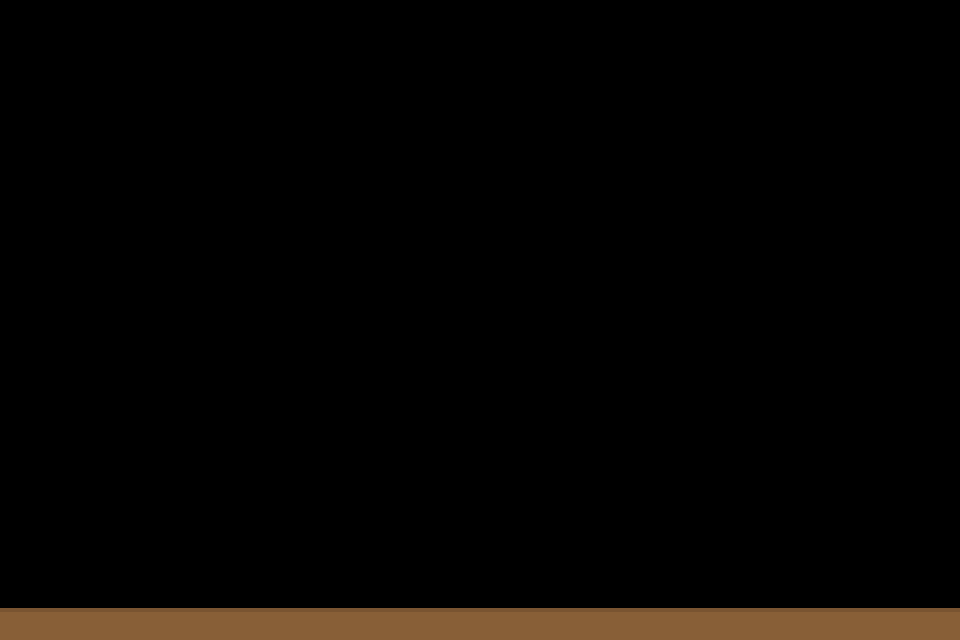

The image is a tile-based game level rendered from a .tmx file. Its description and complete source (layers, tilesets, objects, tile grids) follow:
An orthogonal 30x20 tile map with 32x32 px tiles, 1 tile layer (platforms) and 5 objects (playerSpawn).

<map version="1.10" tiledversion="1.10.2" orientation="orthogonal" renderorder="right-down" width="30" height="20" tilewidth="32" tileheight="32" infinite="0" nextlayerid="7" nextobjectid="26">
 <tileset firstgid="1" name="interiorTiles" tilewidth="32" tileheight="32" tilecount="15" columns="3">
  <image source="interiorTiles.png" width="96" height="160" />
 </tileset>
 <layer id="4" name="platforms" width="30" height="20">
  <data encoding="csv">
0,0,0,0,0,0,0,0,0,0,0,0,0,0,0,0,0,0,0,0,0,0,0,0,0,0,0,0,0,0,
0,0,0,0,0,0,0,0,0,0,0,0,0,0,0,0,0,0,0,0,0,0,0,0,0,0,0,0,0,0,
0,0,0,0,0,0,0,0,0,0,0,0,0,0,0,0,0,0,0,0,0,0,0,0,0,0,0,0,0,0,
0,0,0,0,0,0,0,0,0,0,0,0,0,0,0,0,0,0,0,0,0,0,0,0,0,0,0,0,0,0,
0,0,0,0,0,0,0,0,0,0,0,0,0,0,0,0,0,0,0,0,0,0,0,0,0,0,0,0,0,0,
0,0,0,0,0,0,0,0,0,0,0,0,0,0,0,0,0,0,0,0,0,0,0,0,0,0,0,0,0,0,
0,0,0,0,0,0,0,0,0,0,0,0,0,0,0,0,0,0,0,0,0,0,0,0,0,0,0,0,0,0,
0,0,0,0,0,0,0,0,0,0,0,0,0,0,0,0,0,0,0,0,0,0,0,0,0,0,0,0,0,0,
0,0,0,0,0,0,0,0,0,0,0,0,0,0,0,0,0,0,0,0,0,0,0,0,0,0,0,0,0,0,
0,0,0,0,0,0,0,0,0,0,0,0,0,0,0,0,0,0,0,0,0,0,0,0,0,0,0,0,0,0,
0,0,0,0,0,0,0,0,0,0,0,0,0,0,0,0,0,0,0,0,0,0,0,0,0,0,0,0,0,0,
0,0,0,0,0,0,0,0,0,0,0,0,0,0,0,0,0,0,0,0,0,0,0,0,0,0,0,0,0,0,
0,0,0,0,0,0,0,0,0,0,0,0,0,0,0,0,0,0,0,0,0,0,0,0,0,0,0,0,0,0,
0,0,0,0,0,0,0,0,0,0,0,0,0,0,0,0,0,0,0,0,0,0,0,0,0,0,0,0,0,0,
0,0,0,0,0,0,0,0,0,0,0,0,0,0,0,0,0,0,0,0,0,0,0,0,0,0,0,0,0,0,
0,0,0,0,0,0,0,0,0,0,0,0,0,0,0,0,0,0,0,0,0,0,0,0,0,0,0,0,0,0,
0,0,0,0,0,0,0,0,0,0,0,0,0,0,0,0,0,0,0,0,0,0,0,0,0,0,0,0,0,0,
0,0,0,0,0,0,0,0,0,0,0,0,0,0,0,0,0,0,0,0,0,0,0,0,0,0,0,0,0,0,
0,0,0,0,0,0,0,0,0,0,0,0,0,0,0,0,0,0,0,0,0,0,0,0,0,0,0,0,0,0,
3,3,3,3,3,3,3,3,3,3,3,3,3,3,3,3,3,3,3,3,3,3,3,3,3,3,3,3,3,3
</data>
 </layer>
 <objectgroup id="6" name="decor">
  <object id="20" gid="14" x="192" y="608" width="32" height="32" />
  <object id="21" gid="11" x="192" y="576" width="32" height="32" />
  <object id="22" gid="4" x="224" y="608" width="32" height="32" />
  <object id="23" gid="5" x="256" y="608" width="32" height="32" />
 </objectgroup>
 <objectgroup id="2" name="spawns">
  <object id="1" name="playerSpawn" x="144.667" y="560.667">
   <point />
  </object>
 </objectgroup>
</map>
